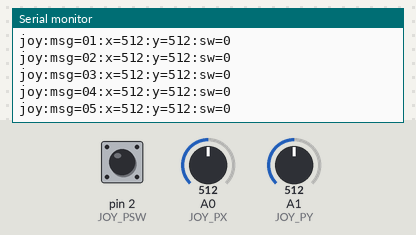
This sketch was run on a simulated Arduino Uno, built with avr-gcc and run on an emulated ATmega328P. On the bench: the last lines printed to the serial monitor. The inputs (shaded band) are chosen by the test bench; at power-on: A0 (JOY_PX) = 512, A1 (JOY_PY) = 512, pin 2 (JOY_PSW) LOW. No radio packets arrive unless stated.

Above: at 1.2 s.
1.3 s: A0 (JOY_PX) set to 716
At 1.38 s:
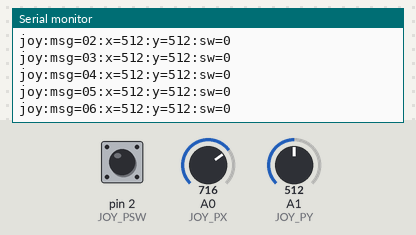
2.8 s: A1 (JOY_PY) set to 716
At 3.0 s:
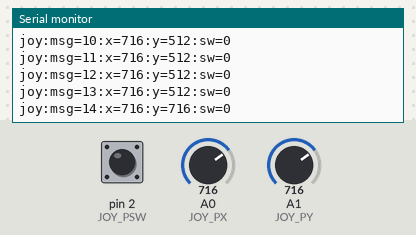
4.3 s: pin 2 (JOY_PSW) pulled HIGH for 0.25 s
At 4.61 s:
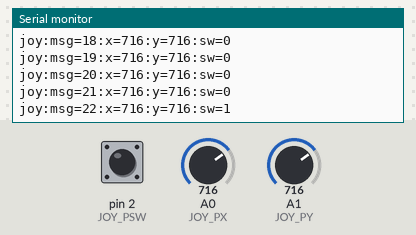
6.0 s: pin 2 (JOY_PSW) pulled HIGH for 1 s
At 6.23 s:
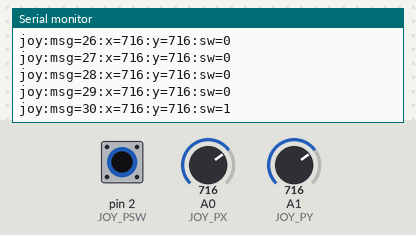
8.5 s: A0 (JOY_PX) set to 900
At 8.66 s:
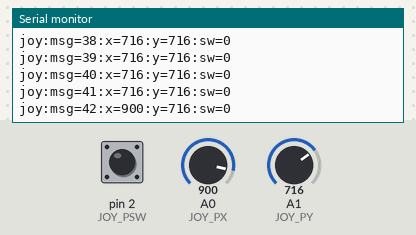
10.0 s: A1 (JOY_PY) set to 900
At 10.07 s:
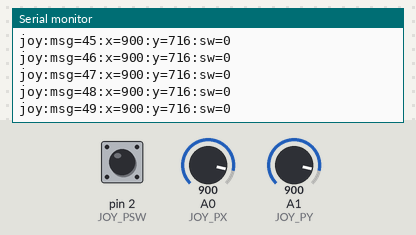
Timing chart, 0 to 12.5 s (numbered marks = the images above; inputs shaded):
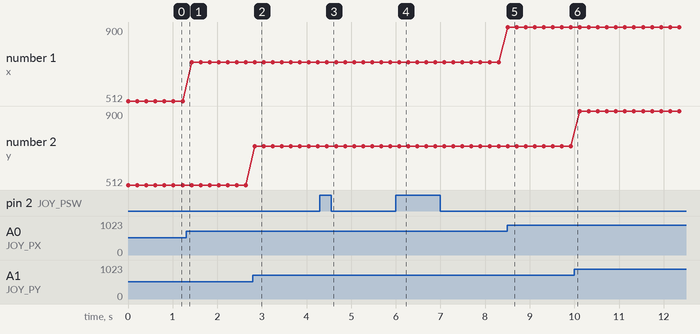

Measured:
- after the input at 2.8 s, the serial monitor: prints a new line at once (image 2)
- after the input at 4.3 s, the serial monitor: prints a new line after 0.16 s (image 3)
- after the input at 6.0 s, the serial monitor: prints a new line after 0.08 s (image 4)
- after the input at 8.5 s, the serial monitor: prints a new line at once (image 5)
- plotted number 1: 512 → 716 after the input at 1.3 s, 716 → 900 after the input at 8.5 s

The sketch:

rf24joy.ino
```cpp
/*
 * A pretty basic sketch to have sensor readings (i.e. joystick)
 * transmitted over RF then passed to and MQTT message bus.
 */

#include <SPI.h>
#include "RF24.h"

// RF24 Pins
#define RADIO_P1 7
#define RADIO_P2 8

// Joystick PINs
#define JOY_PX	A0
#define JOY_PY	A1
#define JOY_PSW	2

/****************** User Config ***************************/
/***      Set this radio as radio number 0 or 1         ***/
bool radioNumber = 0;

/* Hardware configuration: Set up nRF24L01 radio on SPI bus plus pins 7 & 8 */
RF24 radio( RADIO_P1, RADIO_P2 );
/**********************************************************/

/** Create the Joystick **/
// joy = new Joystick(JOYSTICK_PX, JOYSTICK_PY, JOYSTICK_PSW);

byte *ouraddr = (byte *)"nan01";
byte *dstaddr = (byte *)"rpi04";
// byte addresses[][6] = {"nan01","rpi03"};

// Used to control whether this node is sending or receiving
bool role = 0;

#define BUFMAX 0xff
byte buffer[BUFMAX];
int buflen = 0;

void setup() {
    Serial.begin(115200);
    Serial.println(F("RF24/examples/GettingStarted"));

    radio.begin();
    radio.setRetries(15, 15);

    // Set the PA Level low to prevent power supply related issues since this is a
    // getting_started sketch, and the likelihood of close proximity of the devices. RF24_PA_MAX is default.
    //radio.setPALevel(RF24_PA_MAX);
    radio.setPALevel(RF24_PA_LOW);
    radio.openWritingPipe(ouraddr);
}

byte count = 0;
void loop() {
    report_joystick();
    delay(200);
}

// needcr toggles writting a carriage return below
static bool needcr = false;

void report_joystick() {
    int sw = digitalRead(JOY_PSW);
    int x = analogRead(JOY_PX);
    int y = analogRead(JOY_PY);

    char joystr[80];
    sprintf(joystr, "joy:msg=%02d:x=%d:y=%d:sw=%d", count++, x, y, sw);
    if (!radio.write(joystr, sizeof(joystr))) {
	Serial.print("e ");
	needcr = true;
    } else {
	if (needcr == true) {
	    Serial.println("");
	    needcr = false;
	}
	Serial.println(joystr);
    }
}
```
